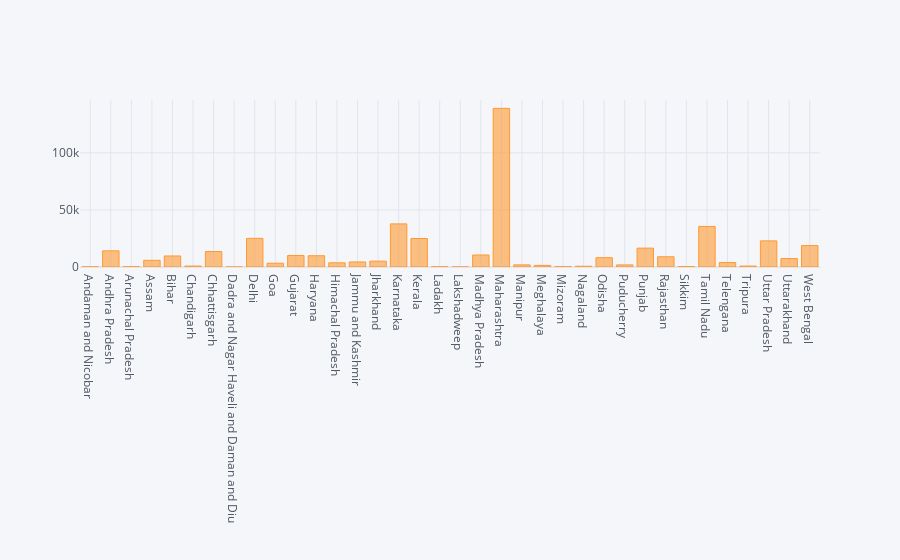

Notebook code for this chart:
### Markdown cell above
# DEATHS COMPARSION

### Code cell
#iplot
dataframe.iplot(kind='bar',x='State/UTs',y='Deaths')

### Figure 1 — Plotly figure (JSON) as saved in the notebook; plotly's stock layout.template omitted (floating-point values rounded to 4 significant figures)
{"data": [{"marker": {"color": "rgba(255, 153, 51, 0.6)", "line": {"color": "rgba(255, 153, 51, 1.0)", "width": 1}}, "name": "Deaths", "orientation": "v", "text": "", "type": "bar", "x": ["Andaman and Nicobar", "Andhra Pradesh", "Arunachal Pradesh", "Assam", "Bihar", "Chandigarh", "Chhattisgarh", "Dadra and Nagar Haveli and Daman and Diu", "Delhi", "Goa", "Gujarat", "Haryana", "Himachal Pradesh", "Jammu and Kashmir", "Jharkhand", "Karnataka", "Kerala", "Ladakh", "Lakshadweep", "Madhya Pradesh", "Maharashtra", "Manipur", "Meghalaya", "Mizoram", "Nagaland", "Odisha", "Puducherry", "Punjab", "Rajasthan", "Sikkim", "Tamil Nadu", "Telengana", "Tripura", "Uttar Pradesh", "Uttarakhand", "West Bengal"], "y": [129, 14163, 276, 5868, 9660, 819, 13565, 4, 25087, 3312, 10082, 9874, 3675, 4422, 5135, 37780, 24965, 207, 51, 10522, 139011, 1854, 1400, 307, 665, 8192, 1840, 16513, 8954, 387, 35550, 3916, 813, 22892, 7394, 18778]}], "layout": {"legend": {"bgcolor": "#F5F6F9", "font": {"color": "#4D5663"}}, "paper_bgcolor": "#F5F6F9", "plot_bgcolor": "#F5F6F9", "title": {"font": {"color": "#4D5663"}}, "xaxis": {"gridcolor": "#E1E5ED", "showgrid": true, "tickfont": {"color": "#4D5663"}, "title": {"font": {"color": "#4D5663"}, "text": ""}, "zerolinecolor": "#E1E5ED"}, "yaxis": {"gridcolor": "#E1E5ED", "showgrid": true, "tickfont": {"color": "#4D5663"}, "title": {"font": {"color": "#4D5663"}, "text": ""}, "zerolinecolor": "#E1E5ED"}}}
